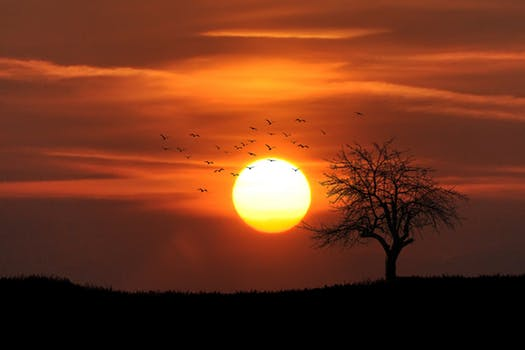
%> input picture DSP2/Colour-Correction/Sunset2.jpg, 525 x 350 px
$ octave CGlynn_Assignment4.m   (GNU Octave 9; MATLAB toolbox functions it lacks are replaced by stand-ins)
%> lines starting %> are read from the running program, lines starting %| are printed output that depends on the picture
clear;

RGB = imread('Sunset2.jpg');
%> RGB is the input picture: size 350x525x3 uint8; mean R, G, B 112.6, 52.6, 27.5

%% Colour Balancing Algorithm

[height, width, color] = size(RGB);
%> height = 350; width = 525; color = 3
figure, imshow(RGB); title('Origianl JPEG Image');
R = sum(sum(RGB(:,:,1)));         % Compute sum of R
%> R = 20696145
G = sum(sum(RGB(:,:,2)));         % Compute sum of G
%> G = 9660894
B = sum(sum(RGB(:,:,3)));         % Compute sum of B
%> B = 5060348
gr = 1;
gg = 1;
gb = 1;
if G<R
    if G<B
        gr = G/R;                 % Normalized gain factor for R
        gb = G/B;                 % Normalized gain factor for B
    end
end
if R<G
    if R<B
        gg = R/G;                 % Normalized gain factor for G
        gb = R/B;                 % Normalized gain factor for B
    end
end
if B<R
    if B<G
        gr = B/R;                 % Normalized gain factor for R
%> gr = 0.245
        gg = B/G;                 % Normalized gain factor for G
%> gg = 0.524
    end
end
Rw=RGB(:,:,1)*double(gr);		 % Apply normalized gain factor to R
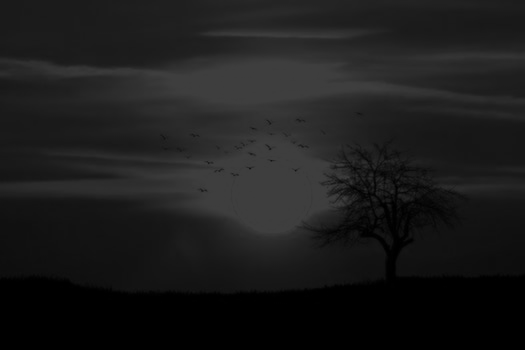
%> Rw: size 350x525 uint8; min 0, max 62, mean 27.5
Gw=RGB(:,:,2)*double(gg);		 % Apply normalized gain factor to G
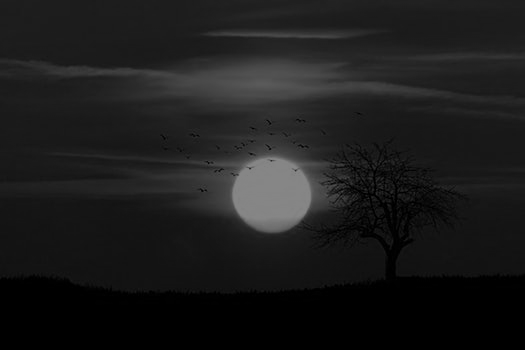
%> Gw: size 350x525 uint8; min 0, max 134, mean 27.5
Bw=RGB(:,:,3)*double(gb);		 % Apply normalized gain factor to B
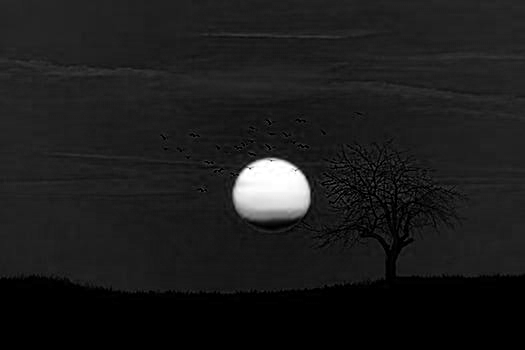
%> Bw: size 350x525 uint8; min 0, max 255, mean 27.5
RGBw(:,:,1) = Rw;
RGBw(:,:,2) = Gw;
RGBw(:,:,3) = Bw;
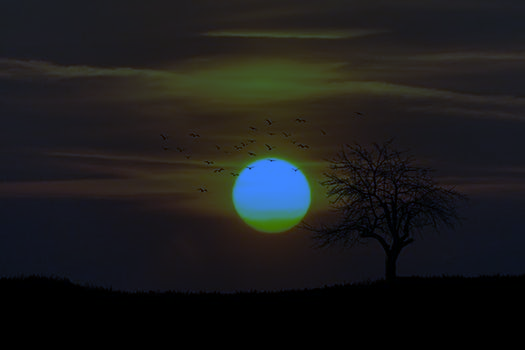
%> RGBw: size 350x525x3 uint8; mean R, G, B 27.5, 27.5, 27.5

%% Adding "Haze Reduction" and Balancing the Histogram

%> (the run ends here)

$ run again, with DSP2/Colour-Correction/ManualBalancing.jpg copied over DSP2/Colour-Correction/Sunset2.jpg
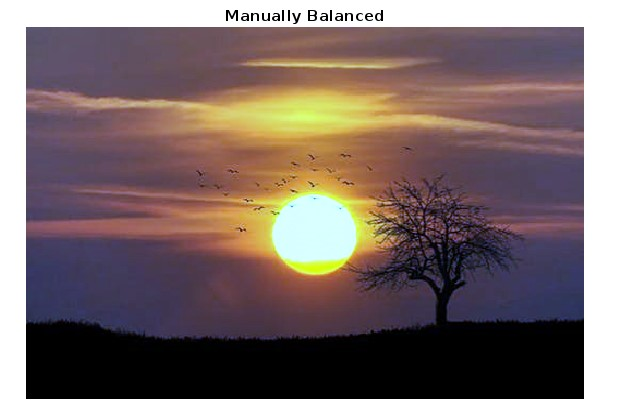
%> input picture DSP2/Colour-Correction/ManualBalancing.jpg, 617 x 420 px
%> RGB is the input picture: size 420x617x3 uint8; mean R, G, B 126.8, 111.1, 109.6
%> R = 32863851
%> G = 28778018
%> B = 28402350
%> gr = 0.864
%> gg = 0.987
%> `Rw=RGB(:,:,1)*double(gr);`:
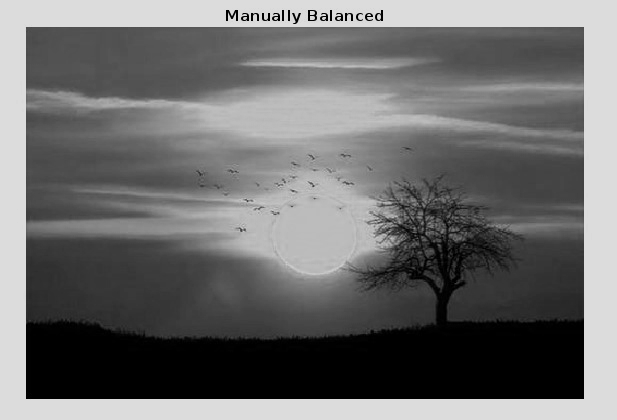
%> Rw: size 420x617 uint8; min 0, max 220, mean 109.5
%> `RGBw(:,:,3) = Bw;`:
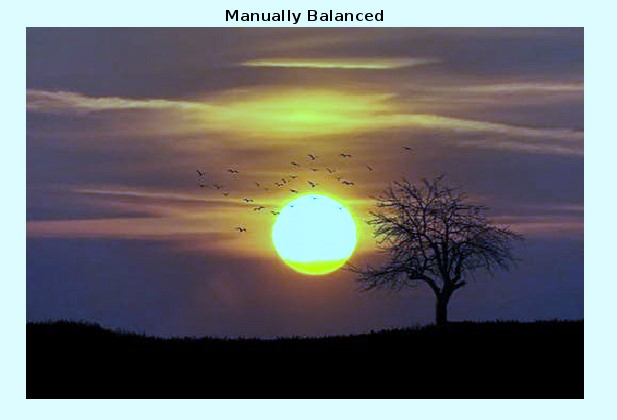
%> RGBw: size 420x617x3 uint8; mean R, G, B 109.5, 109.7, 109.6
